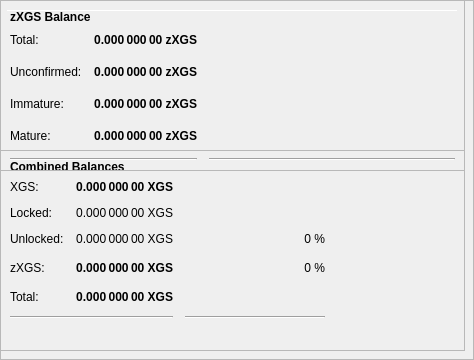
        <widget class="QFrame" name="frameObfuscation">
         <property name="minimumSize">
          <size>
           <width>0</width>
           <height>350</height>
          </size>
         </property>
         <property name="layoutDirection">
          <enum>Qt::LeftToRight</enum>
         </property>
         <property name="frameShape">
          <enum>QFrame::StyledPanel</enum>
         </property>
         <property name="frameShadow">
          <enum>QFrame::Raised</enum>
         </property>
         <widget class="QPushButton" name="runAutoDenom">
          <property name="geometry">
           <rect>
            <x>251</x>
            <y>17</y>
            <width>1</width>
            <height>1</height>
           </rect>
          </property>
          <property name="palette">
           <palette>
            <active>
             <colorrole role="WindowText">
              <brush brushstyle="SolidPattern">
               <color alpha="255">
                <red>0</red>
                <green>0</green>
                <blue>0</blue>
               </color>
              </brush>
             </colorrole>
             <colorrole role="Button">
              <brush brushstyle="SolidPattern">
               <color alpha="255">
                <red>239</red>
                <green>238</green>
                <blue>238</blue>
               </color>
              </brush>
             </colorrole>
             <colorrole role="Light">
              <brush brushstyle="SolidPattern">
               <color alpha="255">
                <red>255</red>
                <green>255</green>
                <blue>255</blue>
               </color>
              </brush>
             </colorrole>
             <colorrole role="Midlight">
              <brush brushstyle="SolidPattern">
               <color alpha="255">
                <red>247</red>
                <green>246</green>
                <blue>246</blue>
               </color>
              </brush>
             </colorrole>
             <colorrole role="Dark">
              <brush brushstyle="SolidPattern">
               <color alpha="255">
                <red>119</red>
                <green>119</green>
                <blue>119</blue>
               </color>
              </brush>
             </colorrole>
             <colorrole role="Mid">
              <brush brushstyle="SolidPattern">
               <color alpha="255">
                <red>159</red>
                <green>159</green>
                <blue>159</blue>
               </color>
              </brush>
             </colorrole>
             <colorrole role="Text">
              <brush brushstyle="SolidPattern">
               <color alpha="255">
                <red>0</red>
                <green>0</green>
                <blue>0</blue>
               </color>
              </brush>
             </colorrole>
             <colorrole role="BrightText">
              <brush brushstyle="SolidPattern">
               <color alpha="255">
                <red>255</red>
                <green>255</green>
                <blue>255</blue>
               </color>
              </brush>
             </colorrole>
             <colorrole role="ButtonText">
              <brush brushstyle="SolidPattern">
               <color alpha="255">
                <red>0</red>
                <green>0</green>
                <blue>0</blue>
               </color>
              </brush>
             </colorrole>
             <colorrole role="Base">
              <brush brushstyle="SolidPattern">
               <color alpha="255">
                <red>255</red>
                <green>255</green>
                <blue>255</blue>
               </color>
              </brush>
             </colorrole>
             <colorrole role="Window">
              <brush brushstyle="SolidPattern">
               <color alpha="255">
                <red>239</red>
                <green>238</green>
                <blue>238</blue>
               </color>
              </brush>
             </colorrole>
             <colorrole role="Shadow">
              <brush brushstyle="SolidPattern">
               <color alpha="255">
                <red>0</red>
                <green>0</green>
                <blue>0</blue>
               </color>
              </brush>
             </colorrole>
             <colorrole role="AlternateBase">
              <brush brushstyle="SolidPattern">
               <color alpha="255">
                <red>247</red>
                <green>246</green>
                <blue>246</blue>
               </color>
              </brush>
             </colorrole>
             <colorrole role="ToolTipBase">
              <brush brushstyle="SolidPattern">
               <color alpha="255">
                <red>255</red>
                <green>255</green>
                <blue>220</blue>
               </color>
              </brush>
             </colorrole>
             <colorrole role="ToolTipText">
              <brush brushstyle="SolidPattern">
               <color alpha="255">
                <red>0</red>
                <green>0</green>
                <blue>0</blue>
               </color>
              </brush>
             </colorrole>
            </active>
            <inactive>
             <colorrole role="WindowText">
              <brush brushstyle="SolidPattern">
               <color alpha="255">
                <red>0</red>
                <green>0</green>
                <blue>0</blue>
               </color>
              </brush>
             </colorrole>
             <colorrole role="Button">
              <brush brushstyle="SolidPattern">
               <color alpha="255">
                <red>239</red>
                <green>238</green>
                <blue>238</blue>
               </color>
              </brush>
             </colorrole>
             <colorrole role="Light">
              <brush brushstyle="SolidPattern">
               <color alpha="255">
                <red>255</red>
                <green>255</green>
                <blue>255</blue>
               </color>
              </brush>
             </colorrole>
             <colorrole role="Midlight">
              <brush brushstyle="SolidPattern">
               <color alpha="255">
                <red>247</red>
                <green>246</green>
                <blue>246</blue>
               </color>
              </brush>
             </colorrole>
             <colorrole role="Dark">
              <brush brushstyle="SolidPattern">
               <color alpha="255">
                <red>119</red>
                <green>119</green>
                <blue>119</blue>
               </color>
              </brush>
             </colorrole>
             <colorrole role="Mid">
              <brush brushstyle="SolidPattern">
               <color alpha="255">
                <red>159</red>
                <green>159</green>
                <blue>159</blue>
               </color>
              </brush>
             </colorrole>
             <colorrole role="Text">
              <brush brushstyle="SolidPattern">
               <color alpha="255">
                <red>0</red>
                <green>0</green>
                <blue>0</blue>
               </color>
              </brush>
             </colorrole>
             <colorrole role="BrightText">
              <brush brushstyle="SolidPattern">
               <color alpha="255">
                <red>255</red>
                <green>255</green>
                <blue>255</blue>
               </color>
              </brush>
             </colorrole>
             <colorrole role="ButtonText">
              <brush brushstyle="SolidPattern">
               <color alpha="255">
                <red>0</red>
                <green>0</green>
                <blue>0</blue>
               </color>
              </brush>
             </colorrole>
             <colorrole role="Base">
              <brush brushstyle="SolidPattern">
               <color alpha="255">
                <red>255</red>
                <green>255</green>
                <blue>255</blue>
               </color>
              </brush>
             </colorrole>
             <colorrole role="Window">
              <brush brushstyle="SolidPattern">
               <color alpha="255">
                <red>239</red>
                <green>238</green>
                <blue>238</blue>
               </color>
              </brush>
             </colorrole>
             <colorrole role="Shadow">
              <brush brushstyle="SolidPattern">
               <color alpha="255">
                <red>0</red>
                <green>0</green>
                <blue>0</blue>
               </color>
              </brush>
             </colorrole>
             <colorrole role="AlternateBase">
              <brush brushstyle="SolidPattern">
               <color alpha="255">
                <red>247</red>
                <green>246</green>
                <blue>246</blue>
               </color>
              </brush>
             </colorrole>
             <colorrole role="ToolTipBase">
              <brush brushstyle="SolidPattern">
               <color alpha="255">
                <red>255</red>
                <green>255</green>
                <blue>220</blue>
               </color>
              </brush>
             </colorrole>
             <colorrole role="ToolTipText">
              <brush brushstyle="SolidPattern">
               <color alpha="255">
                <red>0</red>
                <green>0</green>
                <blue>0</blue>
               </color>
              </brush>
             </colorrole>
            </inactive>
            <disabled>
             <colorrole role="WindowText">
              <brush brushstyle="SolidPattern">
               <color alpha="255">
                <red>119</red>
                <green>119</green>
                <blue>119</blue>
               </color>
              </brush>
             </colorrole>
             <colorrole role="Button">
              <brush brushstyle="SolidPattern">
               <color alpha="255">
                <red>239</red>
                <green>238</green>
                <blue>238</blue>
               </color>
              </brush>
             </colorrole>
             <colorrole role="Light">
              <brush brushstyle="SolidPattern">
               <color alpha="255">
                <red>255</red>
                <green>255</green>
                <blue>255</blue>
               </color>
              </brush>
             </colorrole>
             <colorrole role="Midlight">
              <brush brushstyle="SolidPattern">
               <color alpha="255">
                <red>247</red>
                <green>246</green>
                <blue>246</blue>
               </color>
              </brush>
             </colorrole>
             <colorrole role="Dark">
              <brush brushstyle="SolidPattern">
               <color alpha="255">
                <red>119</red>
                <green>119</green>
                <blue>119</blue>
               </color>
              </brush>
             </colorrole>
             <colorrole role="Mid">
              <brush brushstyle="SolidPattern">
               <color alpha="255">
                <red>159</red>
                <green>159</green>
                <blue>159</blue>
               </color>
              </brush>
             </colorrole>
             <colorrole role="Text">
              <brush brushstyle="SolidPattern">
               <color alpha="255">
                <red>119</red>
                <green>119</green>
                <blue>119</blue>
               </color>
              </brush>
             </colorrole>
             <colorrole role="BrightText">
              <brush brushstyle="SolidPattern">
               <color alpha="255">
                <red>255</red>
                <green>255</green>
                <blue>255</blue>
               </color>
              </brush>
             </colorrole>
             <colorrole role="ButtonText">
              <brush brushstyle="SolidPattern">
               <color alpha="255">
                <red>119</red>
                <green>119</green>
                <blue>119</blue>
               </color>
              </brush>
             </colorrole>
             <colorrole role="Base">
              <brush brushstyle="SolidPattern">
               <color alpha="255">
                <red>239</red>
                <green>238</green>
                <blue>238</blue>
               </color>
              </brush>
             </colorrole>
             <colorrole role="Window">
              <brush brushstyle="SolidPattern">
               <color alpha="255">
                <red>239</red>
                <green>238</green>
                <blue>238</blue>
               </color>
              </brush>
             </colorrole>
             <colorrole role="Shadow">
              <brush brushstyle="SolidPattern">
               <color alpha="255">
                <red>0</red>
                <green>0</green>
                <blue>0</blue>
               </color>
              </brush>
             </colorrole>
             <colorrole role="AlternateBase">
              <brush brushstyle="SolidPattern">
               <color alpha="255">
                <red>239</red>
                <green>238</green>
                <blue>238</blue>
               </color>
              </brush>
             </colorrole>
             <colorrole role="ToolTipBase">
              <brush brushstyle="SolidPattern">
               <color alpha="255">
                <red>255</red>
                <green>255</green>
                <blue>220</blue>
               </color>
              </brush>
             </colorrole>
             <colorrole role="ToolTipText">
              <brush brushstyle="SolidPattern">
               <color alpha="255">
                <red>0</red>
                <green>0</green>
                <blue>0</blue>
               </color>
              </brush>
             </colorrole>
            </disabled>
           </palette>
          </property>
          <property name="focusPolicy">
           <enum>Qt::NoFocus</enum>
          </property>
          <property name="autoFillBackground">
           <bool>true</bool>
          </property>
          <property name="text">
           <string/>
          </property>
          <property name="flat">
           <bool>true</bool>
          </property>
         </widget>
         <widget class="Line" name="line">
          <property name="geometry">
           <rect>
            <x>7</x>
            <y>10</y>
            <width>451</width>
            <height>1</height>
           </rect>
          </property>
          <property name="orientation">
           <enum>Qt::Horizontal</enum>
          </property>
         </widget>
         <widget class="QFrame" name="frame_3">
          <property name="geometry">
           <rect>
            <x>0</x>
            <y>150</y>
            <width>465</width>
            <height>201</height>
           </rect>
          </property>
          <property name="frameShape">
           <enum>QFrame::StyledPanel</enum>
          </property>
          <property name="frameShadow">
           <enum>QFrame::Raised</enum>
          </property>
          <layout class="QVBoxLayout" name="verticalLayout_5">
           <item>
            <layout class="QHBoxLayout" name="horizontalLayout_5" stretch="0">
             <item>
              <widget class="QLabel" name="label_5z">
               <property name="maximumSize">
                <size>
                 <width>16777215</width>
                 <height>20</height>
                </size>
               </property>
               <property name="font">
                <font>
                 <weight>75</weight>
                 <bold>true</bold>
                </font>
               </property>
               <property name="toolTip">
                <string>Combined Balances (including unconfirmed and immature coins)</string>
               </property>
               <property name="text">
                <string>&lt;html&gt;&lt;head/&gt;&lt;body&gt;&lt;p&gt;Combined Balances&lt;/p&gt;&lt;/body&gt;&lt;/html&gt;</string>
               </property>
              </widget>
             </item>
            </layout>
           </item>
           <item>
            <layout class="QGridLayout" name="gridLayout_3">
             <property name="spacing">
              <number>12</number>
             </property>
             <item row="7" column="0" colspan="2">
              <widget class="Line" name="lineSpendableBalance_3">
               <property name="orientation">
                <enum>Qt::Horizontal</enum>
               </property>
              </widget>
             </item>
             <item row="7" column="2">
              <widget class="Line" name="lineWatchBalance_3">
               <property name="sizePolicy">
                <sizepolicy hsizetype="Preferred" vsizetype="Fixed">
                 <horstretch>0</horstretch>
                 <verstretch>0</verstretch>
                </sizepolicy>
               </property>
               <property name="minimumSize">
                <size>
                 <width>140</width>
                 <height>0</height>
                </size>
               </property>
               <property name="orientation">
                <enum>Qt::Horizontal</enum>
               </property>
              </widget>
             </item>
             <item row="4" column="1">
              <widget class="QLabel" name="labelzBalancez">
               <property name="font">
                <font>
                 <weight>75</weight>
                 <bold>true</bold>
                </font>
               </property>
               <property name="cursor">
                <cursorShape>IBeamCursor</cursorShape>
               </property>
               <property name="toolTip">
                <string>Total of transactions that have yet to be confirmed, and do not yet count toward the spendable balance</string>
               </property>
               <property name="text">
                <string notr="true">0.000 000 00 XGS</string>
               </property>
               <property name="alignment">
                <set>Qt::AlignRight|Qt::AlignTrailing|Qt::AlignVCenter</set>
               </property>
               <property name="textInteractionFlags">
                <set>Qt::LinksAccessibleByMouse|Qt::TextSelectableByKeyboard|Qt::TextSelectableByMouse</set>
               </property>
              </widget>
             </item>
             <item row="6" column="1">
              <widget class="QLabel" name="labelTotalz">
               <property name="font">
                <font>
                 <weight>75</weight>
                 <bold>true</bold>
                </font>
               </property>
               <property name="cursor">
                <cursorShape>IBeamCursor</cursorShape>
               </property>
               <property name="toolTip">
                <string>Total Balance, including unconfirmed and immature coins.</string>
               </property>
               <property name="text">
                <string notr="true">0.000 000 00 XGS</string>
               </property>
               <property name="alignment">
                <set>Qt::AlignRight|Qt::AlignTrailing|Qt::AlignVCenter</set>
               </property>
               <property name="textInteractionFlags">
                <set>Qt::LinksAccessibleByMouse|Qt::TextSelectableByKeyboard|Qt::TextSelectableByMouse</set>
               </property>
              </widget>
             </item>
             <item row="4" column="3">
              <spacer name="horizontalSpacer_6">
               <property name="orientation">
                <enum>Qt::Horizontal</enum>
               </property>
               <property name="sizeHint" stdset="0">
                <size>
                 <width>40</width>
                 <height>20</height>
                </size>
               </property>
              </spacer>
             </item>
             <item row="6" column="0">
              <widget class="QLabel" name="labelTotalTextz">
               <property name="text">
                <string>Total:</string>
               </property>
              </widget>
             </item>
             <item row="1" column="0">
              <widget class="QLabel" name="labelBalanceTextz">
               <property name="text">
                <string>XGS:</string>
               </property>
              </widget>
             </item>
             <item row="1" column="1">
              <widget class="QLabel" name="labelBalancez">
               <property name="font">
                <font>
                 <weight>75</weight>
                 <bold>true</bold>
                </font>
               </property>
               <property name="cursor">
                <cursorShape>IBeamCursor</cursorShape>
               </property>
               <property name="toolTip">
                <string>Your current spendable balance</string>
               </property>
               <property name="text">
                <string notr="true">0.000 000 00 XGS</string>
               </property>
               <property name="alignment">
                <set>Qt::AlignRight|Qt::AlignTrailing|Qt::AlignVCenter</set>
               </property>
               <property name="textInteractionFlags">
                <set>Qt::LinksAccessibleByMouse|Qt::TextSelectableByKeyboard|Qt::TextSelectableByMouse</set>
               </property>
              </widget>
             </item>
             <item row="4" column="0">
              <widget class="QLabel" name="labelzBalanceTextz">
               <property name="toolTip">
                <string/>
               </property>
               <property name="text">
                <string>zXGS:</string>
               </property>
              </widget>
             </item>
             <item row="4" column="2">
              <widget class="QLabel" name="labelzXGSPercent">
               <property name="toolTip">
                <string>Current percentage of zXGS.
If AutoMint is enabled this percentage will settle around the configured AutoMint percentage (default = 10%)</string>
               </property>
               <property name="text">
                <string>0 %</string>
               </property>
               <property name="alignment">
                <set>Qt::AlignRight|Qt::AlignTrailing|Qt::AlignVCenter</set>
               </property>
              </widget>
             </item>
             <item row="6" column="2">
              <widget class="QLabel" name="label100Percent">
               <property name="text">
                <string/>
               </property>
               <property name="alignment">
                <set>Qt::AlignRight|Qt::AlignTrailing|Qt::AlignVCenter</set>
               </property>
              </widget>
             </item>
             <item row="2" column="1">
              <widget class="QLabel" name="labelLockedBalance">
               <property name="toolTip">
                <string>Locked XGS or Masternode collaterals. These are excluded from zXGS minting.</string>
               </property>
               <property name="text">
                <string>0.000 000 00 XGS</string>
               </property>
               <property name="alignment">
                <set>Qt::AlignRight|Qt::AlignTrailing|Qt::AlignVCenter</set>
               </property>
              </widget>
             </item>
             <item row="2" column="0">
              <widget class="QLabel" name="labelLockedBalanceText">
               <property name="toolTip">
                <string>Locked XGS or Masternode collaterals. These are excluded from zXGS minting.</string>
               </property>
               <property name="text">
                <string>Locked:</string>
               </property>
              </widget>
             </item>
             <item row="3" column="0">
              <widget class="QLabel" name="labelUnLockedBalanceText">
               <property name="toolTip">
                <string>Unlocked XGSs. These can be used for zXGS minting.</string>
               </property>
               <property name="text">
                <string>Unlocked:</string>
               </property>
              </widget>
             </item>
             <item row="3" column="1">
              <widget class="QLabel" name="labelUnLockedBalance">
               <property name="toolTip">
                <string>Unlocked XGSs. These can be used for zXGS minting.</string>
               </property>
               <property name="text">
                <string>0.000 000 00 XGS</string>
               </property>
               <property name="alignment">
                <set>Qt::AlignRight|Qt::AlignTrailing|Qt::AlignVCenter</set>
               </property>
              </widget>
             </item>
             <item row="3" column="2">
              <widget class="QLabel" name="labelXGSPercent">
               <property name="text">
                <string>0 %</string>
               </property>
               <property name="alignment">
                <set>Qt::AlignRight|Qt::AlignTrailing|Qt::AlignVCenter</set>
               </property>
              </widget>
             </item>
            </layout>
           </item>
           <item>
            <spacer name="verticalSpacer">
             <property name="orientation">
              <enum>Qt::Vertical</enum>
             </property>
             <property name="sizeHint" stdset="0">
              <size>
               <width>20</width>
               <height>40</height>
              </size>
             </property>
            </spacer>
           </item>
          </layout>
         </widget>
         <widget class="QFrame" name="frame_4">
          <property name="geometry">
           <rect>
            <x>0</x>
            <y>0</y>
            <width>465</width>
            <height>171</height>
           </rect>
          </property>
          <property name="frameShape">
           <enum>QFrame::StyledPanel</enum>
          </property>
          <property name="frameShadow">
           <enum>QFrame::Raised</enum>
          </property>
          <layout class="QVBoxLayout" name="verticalLayout_7">
           <item>
            <layout class="QHBoxLayout" name="horizontalLayout_8" stretch="0">
             <item>
              <widget class="QLabel" name="label_5z_3">
               <property name="maximumSize">
                <size>
                 <width>16777215</width>
                 <height>20</height>
                </size>
               </property>
               <property name="font">
                <font>
                 <weight>75</weight>
                 <bold>true</bold>
                </font>
               </property>
               <property name="text">
                <string>zXGS Balance</string>
               </property>
              </widget>
             </item>
            </layout>
           </item>
           <item>
            <layout class="QGridLayout" name="gridLayout_5">
             <property name="spacing">
              <number>12</number>
             </property>
             <item row="4" column="0">
              <widget class="QLabel" name="labelzBalanceMatureText">
               <property name="toolTip">
                <string>Mature: more than 20 confirmation and more than 1 mints of the same denomination after it was minted.
These zXGS are spendable.</string>
               </property>
               <property name="text">
                <string>Mature:</string>
               </property>
              </widget>
             </item>
             <item row="5" column="0" colspan="2">
              <widget class="Line" name="lineSpendableBalance_5">
               <property name="orientation">
                <enum>Qt::Horizontal</enum>
               </property>
              </widget>
             </item>
             <item row="1" column="1">
              <widget class="QLabel" name="labelzBalance">
               <property name="font">
                <font>
                 <weight>75</weight>
                 <bold>true</bold>
                </font>
               </property>
               <property name="cursor">
                <cursorShape>IBeamCursor</cursorShape>
               </property>
               <property name="toolTip">
                <string>All available zXGS, unconfirmed and immature zXGS included.</string>
               </property>
               <property name="text">
                <string notr="true">0.000 000 00 zXGS</string>
               </property>
               <property name="alignment">
                <set>Qt::AlignRight|Qt::AlignTrailing|Qt::AlignVCenter</set>
               </property>
               <property name="textInteractionFlags">
                <set>Qt::LinksAccessibleByMouse|Qt::TextSelectableByKeyboard|Qt::TextSelectableByMouse</set>
               </property>
              </widget>
             </item>
             <item row="5" column="2">
              <widget class="Line" name="lineWatchBalance_5">
               <property name="sizePolicy">
                <sizepolicy hsizetype="Preferred" vsizetype="Fixed">
                 <horstretch>0</horstretch>
                 <verstretch>0</verstretch>
                </sizepolicy>
               </property>
               <property name="minimumSize">
                <size>
                 <width>140</width>
                 <height>0</height>
                </size>
               </property>
               <property name="orientation">
                <enum>Qt::Horizontal</enum>
               </property>
              </widget>
             </item>
             <item row="1" column="0">
              <widget class="QLabel" name="labelzBalanceText">
               <property name="toolTip">
                <string>All available zXGS, unconfirmed and immature zXGS included.</string>
               </property>
               <property name="text">
                <string>Total:</string>
               </property>
              </widget>
             </item>
             <item row="1" column="2">
              <spacer name="horizontalSpacer_8">
               <property name="orientation">
                <enum>Qt::Horizontal</enum>
               </property>
               <property name="sizeHint" stdset="0">
                <size>
                 <width>40</width>
                 <height>20</height>
                </size>
               </property>
              </spacer>
             </item>
             <item row="4" column="2">
              <spacer name="horizontalSpacer_4">
               <property name="orientation">
                <enum>Qt::Horizontal</enum>
               </property>
               <property name="sizeHint" stdset="0">
                <size>
                 <width>40</width>
                 <height>20</height>
                </size>
               </property>
              </spacer>
             </item>
             <item row="4" column="1">
              <widget class="QLabel" name="labelzBalanceMature">
               <property name="font">
                <font>
                 <weight>75</weight>
                 <bold>true</bold>
                </font>
               </property>
               <property name="toolTip">
                <string>Mature: more than 20 confirmation and more than 1 mints of the same denomination after it was minted.
These zXGS are spendable.</string>
               </property>
               <property name="text">
                <string>0.000 000 00 zXGS</string>
               </property>
               <property name="alignment">
                <set>Qt::AlignRight|Qt::AlignTrailing|Qt::AlignVCenter</set>
               </property>
              </widget>
             </item>
             <item row="2" column="0">
              <widget class="QLabel" name="labelzBalanceUnconfirmedText">
               <property name="toolTip">
                <string>Unconfirmed: less than 20 confirmations
Immature: confirmed, but less than 1 mints of the same denomination after it was minted</string>
               </property>
               <property name="text">
                <string>Unconfirmed:</string>
               </property>
              </widget>
             </item>
             <item row="2" column="1">
              <widget class="QLabel" name="labelzBalanceUnconfirmed">
               <property name="font">
                <font>
                 <weight>75</weight>
                 <bold>true</bold>
                </font>
               </property>
               <property name="toolTip">
                <string>Unconfirmed: less than 20 confirmations
Immature: confirmed, but less than 1 mints of the same denomination after it was minted</string>
               </property>
               <property name="text">
                <string>0.000 000 00 zXGS</string>
               </property>
               <property name="alignment">
                <set>Qt::AlignRight|Qt::AlignTrailing|Qt::AlignVCenter</set>
               </property>
              </widget>
             </item>
             <item row="2" column="2">
              <spacer name="horizontalSpacer_5">
               <property name="orientation">
                <enum>Qt::Horizontal</enum>
               </property>
               <property name="sizeHint" stdset="0">
                <size>
                 <width>40</width>
                 <height>20</height>
                </size>
               </property>
              </spacer>
             </item>
             <item row="3" column="0">
              <widget class="QLabel" name="labelzBalanceImmatureText">
               <property name="toolTip">
                <string>Unconfirmed: less than 20 confirmations
Immature: confirmed, but less than 1 mints of the same denomination after it was minted</string>
               </property>
               <property name="text">
                <string>Immature:</string>
               </property>
              </widget>
             </item>
             <item row="3" column="1">
              <widget class="QLabel" name="labelzBalanceImmature">
               <property name="font">
                <font>
                 <weight>75</weight>
                 <bold>true</bold>
                </font>
               </property>
               <property name="toolTip">
                <string>Unconfirmed: less than 20 confirmations
Immature: confirmed, but less than 1 mints of the same denomination after it was minted</string>
               </property>
               <property name="text">
                <string>0.000 000 00 zXGS</string>
               </property>
               <property name="alignment">
                <set>Qt::AlignRight|Qt::AlignTrailing|Qt::AlignVCenter</set>
               </property>
              </widget>
             </item>
             <item row="3" column="2">
              <spacer name="horizontalSpacer_7">
               <property name="orientation">
                <enum>Qt::Horizontal</enum>
               </property>
               <property name="sizeHint" stdset="0">
                <size>
                 <width>40</width>
                 <height>20</height>
                </size>
               </property>
              </spacer>
             </item>
            </layout>
           </item>
          </layout>
         </widget>
        </widget>
